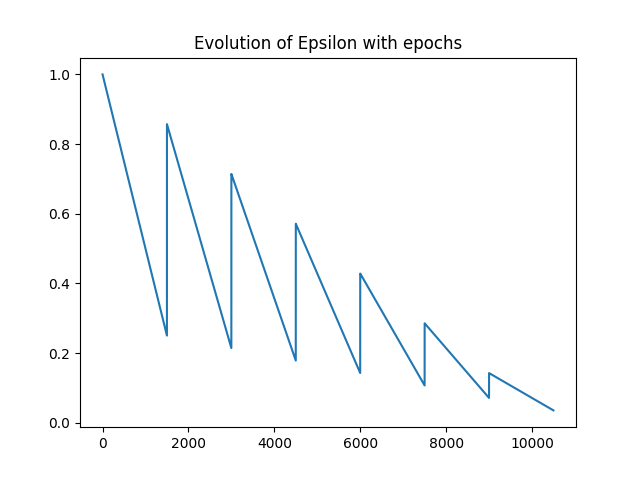

This chart was generated by the following Python code:
import matplotlib.pyplot as plt
import numpy as np

N = 7
E = 2000
l = np.array([i * (N - e) / N for e in range(N) for i in range(E, 500, -1)]) / E

plt.plot(l)

plt.title("Evolution of Epsilon with epochs")
plt.savefig("test.png")
